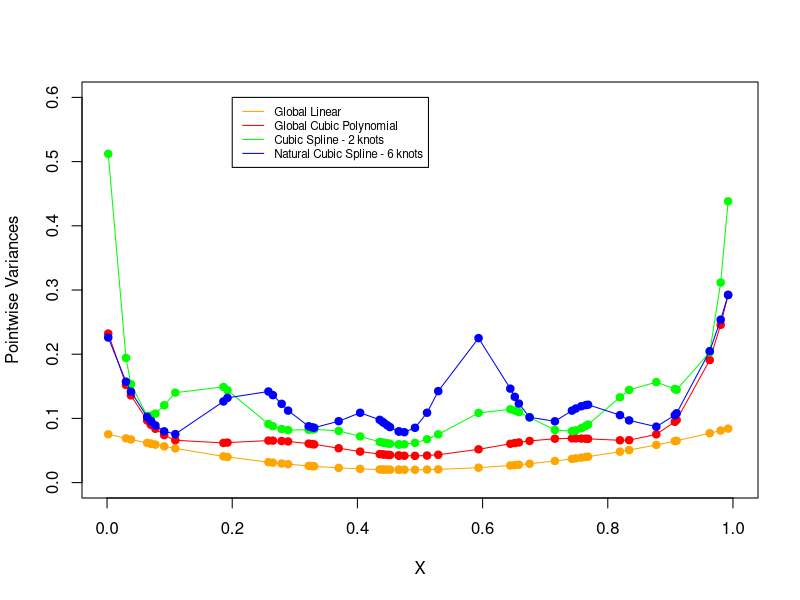

Write R code to recreate this figure.
#生成随机数
set.seed(20)
X=runif(50,min = 0,max = 1)
X=data.matrix(sort(X))

#Global Linear
I=data.matrix(rep(1,times = 50))
X_GL=cbind(I,X)
H_GL=X_GL%*%solve(t(X_GL)%*%X_GL)%*%t(X_GL)
PV_GL=data.matrix(rep(0,times = 50))
for(i in 1:50){
  PV_GL[i]=H_GL[i,i]
}
plot(X,PV_GL,xlab='X',ylab='Pointwise Variances',xlim=c(0,1),ylim=c(0,0.6),pch=19,col='orange',type='o')

#Global Cubic Polynomial
X_GCP=cbind(I,X,X^2,X^3)
H_GCP=X_GCP%*%solve(t(X_GCP)%*%X_GCP)%*%t(X_GCP)
PV_GCP=data.matrix(rep(0,times = 50))
for(i in 1:50){
  PV_GCP[i]=H_GCP[i,i]
}
lines(X,PV_GCP,xlab='X',ylab='Pointwise Variances',xlim=c(0,1),ylim=c(0,0.6),pch=19,col='red',type='o')

#Cubic Spline - 2 knots
library(splines)
X_CS=bs(X,degree=3,knots=c(0.33,0.66),intercept=TRUE)
H_CS=X_CS%*%solve(t(X_CS)%*%X_CS)%*%t(X_CS)
PV_CS=data.matrix(rep(0,times = 50))
for(i in 1:50){
  PV_CS[i]=H_CS[i,i]
}
lines(X,PV_CS,xlab='X',ylab='Pointwise Variances',xlim=c(0,1),ylim=c(0,0.6),pch=19,col='green',type='o')

#Natural Cubic Spline - 6 knots
X_NCS=ns(X,df=3,knots=c(0.26,0.42,0.58,0.74),intercept=TRUE,Boundary.knots=c(0.1,0.9))
H_NCS=X_NCS%*%solve(t(X_NCS)%*%X_NCS)%*%t(X_NCS)
PV_NCS=data.matrix(rep(0,times = 50))
for(i in 1:50){
  PV_NCS[i]=H_NCS[i,i]
}
lines(X,PV_NCS,xlab='X',ylab='Pointwise Variances',xlim=c(0,1),ylim=c(0,0.6),pch=19,col='blue',type='o')

legend(0.2,0.6,cex=0.7,legend=c("Global Linear","Global Cubic Polynomial","Cubic Spline - 2 knots","Natural Cubic Spline - 6 knots"),lty=c(1,1,1,1),col=c("orange","red","green","blue"))
